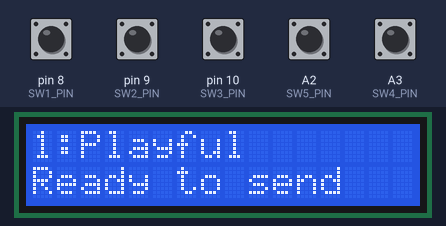
This sketch was run on a simulated Arduino Uno, built with avr-gcc and run on an emulated ATmega328P. Shown: 16×2 character LCD. The inputs (shaded band) are chosen by the test bench; at power-on: A2 (SW5_PIN), A3 (SW4_PIN), pin 8 (SW1_PIN), pin 9 (SW2_PIN), pin 10 (SW3_PIN) HIGH. No radio packets arrive unless stated; what the sketch prints to the serial monitor is not drawn.

Above: at 5.1 s.
5.2 s: pin 8 (SW1_PIN) pulled LOW for 0.15 s
At 5.6 s:
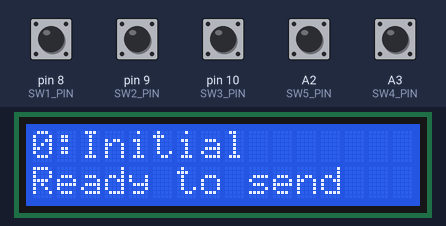
6.8 s: pin 9 (SW2_PIN) pulled LOW for 0.15 s
At 7.2 s:
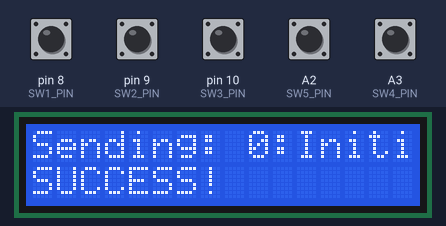
9.3 s: A2 (SW5_PIN) pulled LOW for 0.15 s
At 10.5 s:
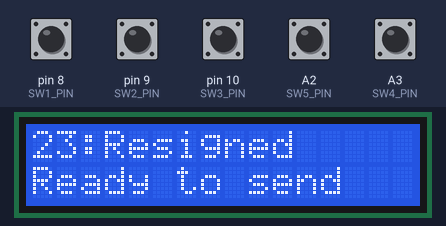
10.9 s: pin 9 (SW2_PIN) pulled LOW for 1 s
At 11.7 s:
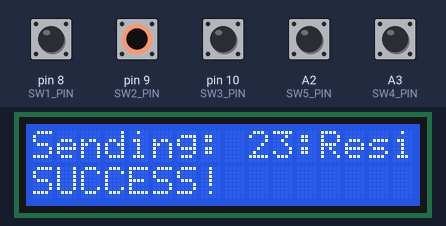
13.4 s: pin 8 (SW1_PIN) pulled LOW for 1 s
At 14.0 s:
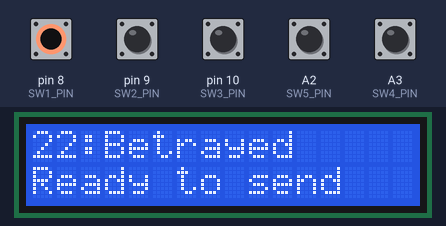
15.9 s: pin 9 (SW2_PIN) pulled LOW for 0.15 s
At 16.4 s:
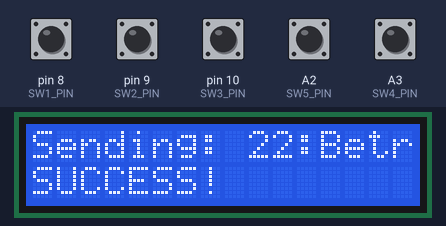
Timing chart, 0 to 18.9 s (numbered marks = the images above; inputs shaded):
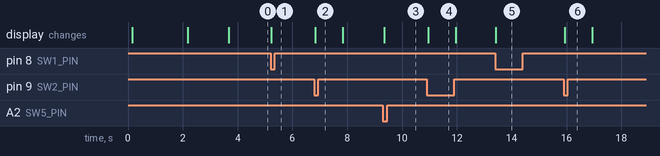

Measured:
- after the input at 5.2 s, the display: changes at once (image 1)
- after the input at 6.8 s, the display: changes at once (image 2)
- after the input at 9.3 s, the display: changes after 0.05 s (image 3)
- after the input at 10.9 s, the display: changes after 0.06 s (image 4)
- after the input at 13.4 s, the display: changes at once (image 5)
- after the input at 15.9 s, the display: changes at once (image 6)

The sketch:

transmitter.ino
```cpp
/*
   Transmitter for 23-Track Robot Performance System
   Based on nRF24L01 communication template

   23 Dialogues from updated play script

   Hardware: Arduino with LCD shield and 5 buttons
   - SW1: Count Down (previous track)
   - SW2: Transmit current track
   - SW3: Count Up (next track)
   - SW4: Jump to beginning (track 1)
   - SW5: Jump to end (track 23)
*/

// Common code
//

// nRF24L01 uses SPI which is fixed
// on pins 11, 12, and 13 on the Uno
// and on pins 50, 51, and 52 on the Mega

// It also requires two other signals
// (CE = Chip Enable, CSN = Chip Select Not)

// For the transmitter
const int NRF_CE_PIN = A4, NRF_CSN_PIN = A5;

#include <SPI.h>
#include <nRF24L01.h>
#include <RF24.h>
RF24 radio(NRF_CE_PIN, NRF_CSN_PIN);  // CE, CSN

// Channel and address allocation
const byte CUSTOM_ADDRESS_BYTE = 0x33;  // Linh and Luke
const int CUSTOM_CHANNEL_NUMBER = 90;

// Do not make changes here
const byte xmtrAddress[] = { CUSTOM_ADDRESS_BYTE, CUSTOM_ADDRESS_BYTE, 0xC7, 0xE6, 0xCC };
const byte rcvrAddress[] = { CUSTOM_ADDRESS_BYTE, CUSTOM_ADDRESS_BYTE, 0xC7, 0xE6, 0x66 };

const int RF24_POWER_LEVEL = RF24_PA_LOW;

// global variables
uint8_t pipeNum;
unsigned int totalTransmitFailures = 0;

struct DataStruct {
  uint8_t stateNumber;
};
DataStruct data;

void setupRF24Common() {
  // RF24 setup
  if (!radio.begin()) {
    Serial.println(F("radio initialization failed"));
    while (1);
  } else {
    Serial.println(F("radio successfully initialized"));
  }

  radio.setDataRate(RF24_250KBPS);
  radio.setChannel(CUSTOM_CHANNEL_NUMBER);
  radio.setPALevel(RF24_POWER_LEVEL);
}

// Transmitter code

// Transmitter pin usage
const int LCD_RS_PIN = 3, LCD_EN_PIN = 2, LCD_D4_PIN = 4, LCD_D5_PIN = 5, LCD_D6_PIN = 6, LCD_D7_PIN = 7;
const int SW1_PIN = 8, SW2_PIN = 9, SW3_PIN = 10, SW4_PIN = A3, SW5_PIN = A2;

// LCD library code
#include <LiquidCrystal.h>

// initialize the library with the relevant pins
LiquidCrystal lcd(LCD_RS_PIN, LCD_EN_PIN, LCD_D4_PIN, LCD_D5_PIN, LCD_D6_PIN, LCD_D7_PIN);

const int NUM_OF_STATES = 24;  // 0-23 (24 total states)

// Track labels with number and keyword
// STATE 0 = Initial/Ready (no dialogue)
// STATES 1-23 = Actual dialogues (track001.mp3 - track023.mp3)
char* theStates[] = {
  "0:Initial",        // Initial state - no dialogue
  "1:Playful",        // track001.mp3 - "You've been practicing..."
  "2:Defensive",      // track002.mp3 - "It was just harmless..."
  "3:Dismissive",     // track003.mp3 - "Honey, you're overreacting"
  "4:Accusatory",     // track004.mp3 - "Well, maybe if you..."
  "5:Angry",          // track005.mp3 - "GO TO BED!"
  "6:Sarcastic",      // track006.mp3 - "Wow, I've never heard..."
  "7:Weary",          // track007.mp3 - "I can't believe we're..."
  "8:Possessive",     // track008.mp3 - "I want the coffee machine"
  "9:Confused",       // track009.mp3 - "Visual superiority?"
  "10:Defeated",      // track010.mp3 - "Did I just lose custody..."
  "11:Irritated",     // track011.mp3 - "It's just stuff, kid..."
  "12:Authority",     // track012.mp3 - "Go put that phone down"
  "13:Panicked",      // track013.mp3 - "What? Give me that"
  "14:Desperate",     // track014.mp3 - "Stop! That's private..."
  "15:Defensive2",    // track015.mp3 - "You don't understand..."
  "16:Guilty",        // track016.mp3 - "Where did you even..."
  "17:Protesting",    // track017.mp3 - "Wait—I didn't actually—"
  "18:Frustrated",    // track018.mp3 - "You're not helping"
  "19:Suspicious",    // track019.mp3 - "Hold on. Why is the Judge..."
  "20:AngryConfused", // track020.mp3 - "Why do YOU have HER phone?"
  "21:Explosive",     // track021.mp3 - "IT LOOKS LIKE YOU WERE..."
  "22:Betrayed",      // track022.mp3 - "I cannot BELIEVE this..."
  "23:Resigned"       // track023.mp3 - "So what now?"
};

void updateLCD() {
  lcd.clear();
  lcd.print(theStates[data.stateNumber]);
  lcd.setCursor(0, 1);  // column, line (from 0)
  lcd.print("Ready to send");
}

void countDown() {
  data.stateNumber = (data.stateNumber > 0) ? (data.stateNumber - 1) : 0;
  updateLCD();
}

void countUp() {
  if (++data.stateNumber >= NUM_OF_STATES) {
    data.stateNumber = NUM_OF_STATES - 1;
  }
  updateLCD();
}

void jumpToStart() {
  data.stateNumber = 1;  // Jump to track 1 (first dialogue)
  updateLCD();
}

void jumpToEnd() {
  data.stateNumber = 23;  // Jump to track 23 (last dialogue)
  updateLCD();
}

void rf24SendData() {
  radio.stopListening();  // go into transmit mode

  // The write() function will block until the message is successfully
  // acknowledged by the receiver or the timeout/retransmit maxima are reached.
  int retval = radio.write(&data, sizeof(data));

  lcd.clear();
  lcd.setCursor(0, 0);  // column, line (from 0)
  lcd.print("Sending:");
  lcd.setCursor(9, 0);
  lcd.print(theStates[data.stateNumber]);

  Serial.print(F("Transmitting state "));
  Serial.print(data.stateNumber);
  Serial.print(F(" ("));
  Serial.print(theStates[data.stateNumber]);
  Serial.print(F(") ... "));

  if (retval) {
    Serial.println(F("SUCCESS"));
    lcd.setCursor(0, 1);  // column, line (from 0)
    lcd.print("SUCCESS!");
  } else {
    totalTransmitFailures++;
    Serial.print(F("FAILED, total failures = "));
    Serial.println(totalTransmitFailures);

    lcd.setCursor(0, 1);  // column, line (from 0)
    lcd.print("ERROR! Tot:");
    lcd.setCursor(12, 1);
    lcd.print(totalTransmitFailures);
  }

  delay(1000);  // Show result for 1 second
  updateLCD();  // Return to ready state
}

class Button {
  int pinNumber;
  bool previousState;
  void (*buttonFunction)();

public:
  // Constructor
  Button(int pn, void (*bf)()) {
    pinNumber = pn;
    buttonFunction = bf;
    previousState = HIGH;
  }

  // update the button
  void update() {
    bool currentState = digitalRead(pinNumber);
    if (currentState == LOW && previousState == HIGH) {
      Serial.print(F("Button on pin "));
      Serial.print(pinNumber);
      Serial.println(F(" pressed"));
      buttonFunction();
    }
    previousState = currentState;
  }
};

const int NUMBUTTONS = 5;
Button theButtons[] = {
  Button(SW1_PIN, countDown),      // Previous track
  Button(SW2_PIN, rf24SendData),   // Transmit
  Button(SW3_PIN, countUp),        // Next track
  Button(SW4_PIN, jumpToStart),    // Jump to track 1
  Button(SW5_PIN, jumpToEnd),      // Jump to track 23
};

void setupRF24() {
  setupRF24Common();

  // Set us as a transmitter
  radio.openWritingPipe(xmtrAddress);
  radio.openReadingPipe(1, rcvrAddress);

  Serial.println(F("I am a transmitter"));
  data.stateNumber = 1;  // Start at track 1 (first dialogue)
}

void setup() {
  Serial.begin(9600);

  Serial.println(F("========================================"));
  Serial.println(F("   23-TRACK ROBOT TRANSMITTER"));
  Serial.println(F("   Updated Script - Sequential Order"));
  Serial.println(F("========================================"));

  // Set up the LCD
  lcd.begin(16, 2);
  lcd.clear();
  lcd.print("Radio setup...");

  // Display the address in hex
  lcd.setCursor(0, 1);
  lcd.print("addr 0x");
  lcd.setCursor(7, 1);
  char s[5];
  sprintf(s, "%02x", CUSTOM_ADDRESS_BYTE);
  lcd.print(s);

  // Display the channel number
  lcd.setCursor(10, 1);
  lcd.print("ch");
  lcd.setCursor(13, 1);
  lcd.print(CUSTOM_CHANNEL_NUMBER);

  delay(2000);

  Serial.println(F("Setting up radio..."));
  setupRF24();

  // If setupRF24 returned then the radio is set up
  lcd.clear();
  lcd.print("Radio OK!");
  lcd.setCursor(0, 1);
  lcd.print("States 0-23");

  delay(1500);

  // Initialize the switches
  pinMode(SW1_PIN, INPUT_PULLUP);
  pinMode(SW2_PIN, INPUT_PULLUP);
  pinMode(SW3_PIN, INPUT_PULLUP);
  pinMode(SW4_PIN, INPUT_PULLUP);
  pinMode(SW5_PIN, INPUT_PULLUP);

  // Show initial state
  updateLCD();

  Serial.println(F("\nButton Functions:"));
  Serial.println(F("SW1 (Pin 8):  Previous track"));
  Serial.println(F("SW2 (Pin 9):  TRANSMIT current track"));
  Serial.println(F("SW3 (Pin 10): Next track"));
  Serial.println(F("SW4 (Pin A3): Jump to track 1 (first dialogue)"));
  Serial.println(F("SW5 (Pin A2): Jump to track 23 (last dialogue)"));
  Serial.println(F("\nStates 0-23: 0=Initial, 1-23=Dialogues"));
  Serial.println(F("========================================\n"));
}

void loop() {
  for (int i = 0; i < NUMBUTTONS; i++) {
    theButtons[i].update();
  }
  delay(50);
}

void clearData() {
  // set all fields to 0
  data.stateNumber = 0;
}

// Track reference for Serial Monitor
void printTrackReference() {
  Serial.println(F("\n========================================"));
  Serial.println(F("           TRACK REFERENCE"));
  Serial.println(F("========================================"));
  Serial.println(F("Scene 1 - Opening:"));
  Serial.println(F("  1: Playful - 'You've been practicing...'"));
  Serial.println(F("\nScene 2 - Confrontation:"));
  Serial.println(F("  2: Defensive - 'It was just harmless...'"));
  Serial.println(F("  3: Dismissive - 'Honey, you're overreacting'"));
  Serial.println(F("  4: Accusatory - 'Well, maybe if you...'"));
  Serial.println(F("  5: Angry - 'GO TO BED!'"));
  Serial.println(F("  6: Sarcastic - 'Wow, I've never heard...'"));
  Serial.println(F("\nScene 4 - Text Fight:"));
  Serial.println(F("  7: Weary - 'I can't believe we're...'"));
  Serial.println(F("  8: Possessive - 'I want the coffee machine'"));
  Serial.println(F("  9: Confused - 'Visual superiority?'"));
  Serial.println(F("  10: Defeated - 'Did I just lose custody...'"));
  Serial.println(F("\nScene 4.2 - Private:"));
  Serial.println(F("  11: Irritated - 'It's just stuff, kid...'"));
  Serial.println(F("  12: Authority - 'Go put that phone down'"));
  Serial.println(F("  13: Panicked - 'What? Give me that'"));
  Serial.println(F("  14: Desperate - 'Stop! That's private...'"));
  Serial.println(F("  15: Defensive2 - 'You don't understand...'"));
  Serial.println(F("  16: Guilty - 'Where did you even...'"));
  Serial.println(F("\nScene 5 - Courtroom:"));
  Serial.println(F("  17: Protesting - 'Wait—I didn't actually—'"));
  Serial.println(F("  18: Frustrated - 'You're not helping'"));
  Serial.println(F("  19: Suspicious - 'Hold on. Why is the Judge...'"));
  Serial.println(F("  20: AngryConfused - 'Why do YOU have HER phone?'"));
  Serial.println(F("  21: Explosive - 'IT LOOKS LIKE YOU WERE...'"));
  Serial.println(F("  22: Betrayed - 'I cannot BELIEVE this...'"));
  Serial.println(F("  23: Resigned - 'So what now?'"));
  Serial.println(F("========================================\n"));
}
```
